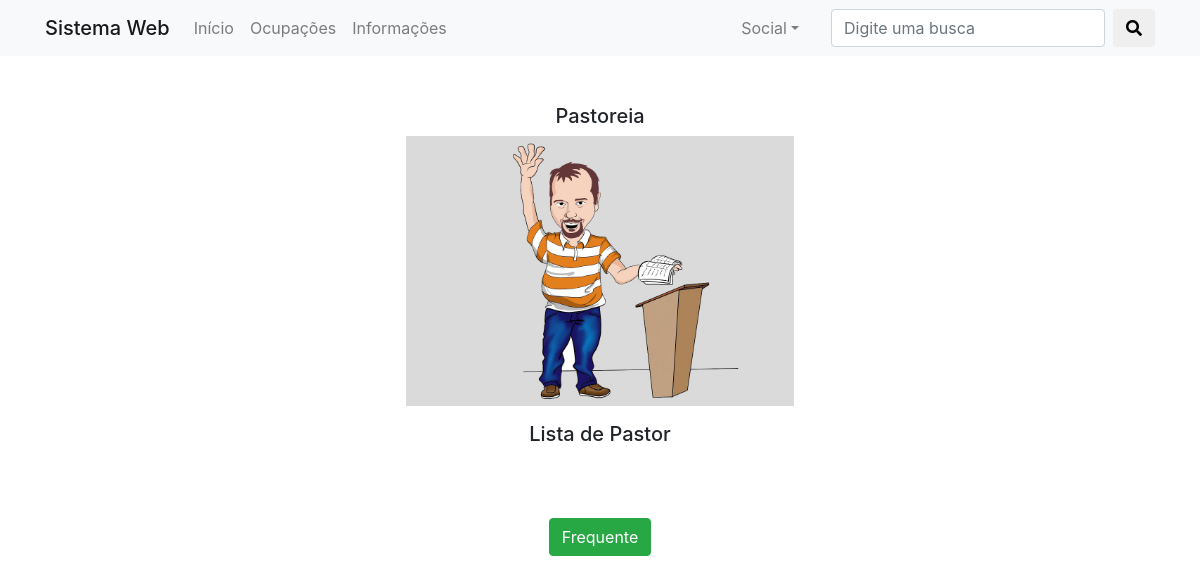
Screenshot of /sistema/4/ with the database file from the repository.
### sis/models.py (models this page shows, shortened)
class Ocupacao(models.Model):
    Nome = models.CharField(max_length=250)
    Descricao = models.CharField(max_length=350)
    DescricaoLong = models.CharField(max_length=1000)
    Imagem = models.CharField(max_length=500)

### sis/views.py (the view)
# urls.py: url(r'^(?P<ocp_id>[0-9]+)/$', views.detalhes, name='detalhes'), # ^ = inicio; $ = fim; (?P<>) = indica parametro; [0-9]+ = range numerico
def detalhes(request, ocp_id):
    ocp = get_object_or_404(Ocupacao, pk=ocp_id)
    return render(request, 'sistema/detalhes.html', {'ocp':ocp})

### sis/templates/sistema/detalhes.html (shortened to what this page needs)
{% extends 'sistema/base.html' %}
{% block cabecalho %}
{% load staticfiles %}
<div class="container">
    <div class="row">
        <div class="col-12 text-center my-5">
            <h5>{{ ocp.Descricao}}</h5>
            <img src="{% static 'sistema/imagens/' %}{{ ocp.Imagem }}" width="35%">
            <h5 class="mt-3" text-muted>Lista de {{ ocp.Nome }}</h5>
        </div>
    </div>
</div>
<form action="{% url 'sistema:frequente' ocp.id %}" method="POST">
    <div class="row justify-content-sm-center mt-3">
        <input class="btn btn-success" type="submit" value="Frequente">
    </div>
</form>
{% endblock %}

### sis/static/sistema/imagens/style.css (style rules this page uses)
body { background-color: white; }

### rows the page displays
Ocupacao: Descricao "Pastoreia", Imagem (picture), Nome "Pastor"
